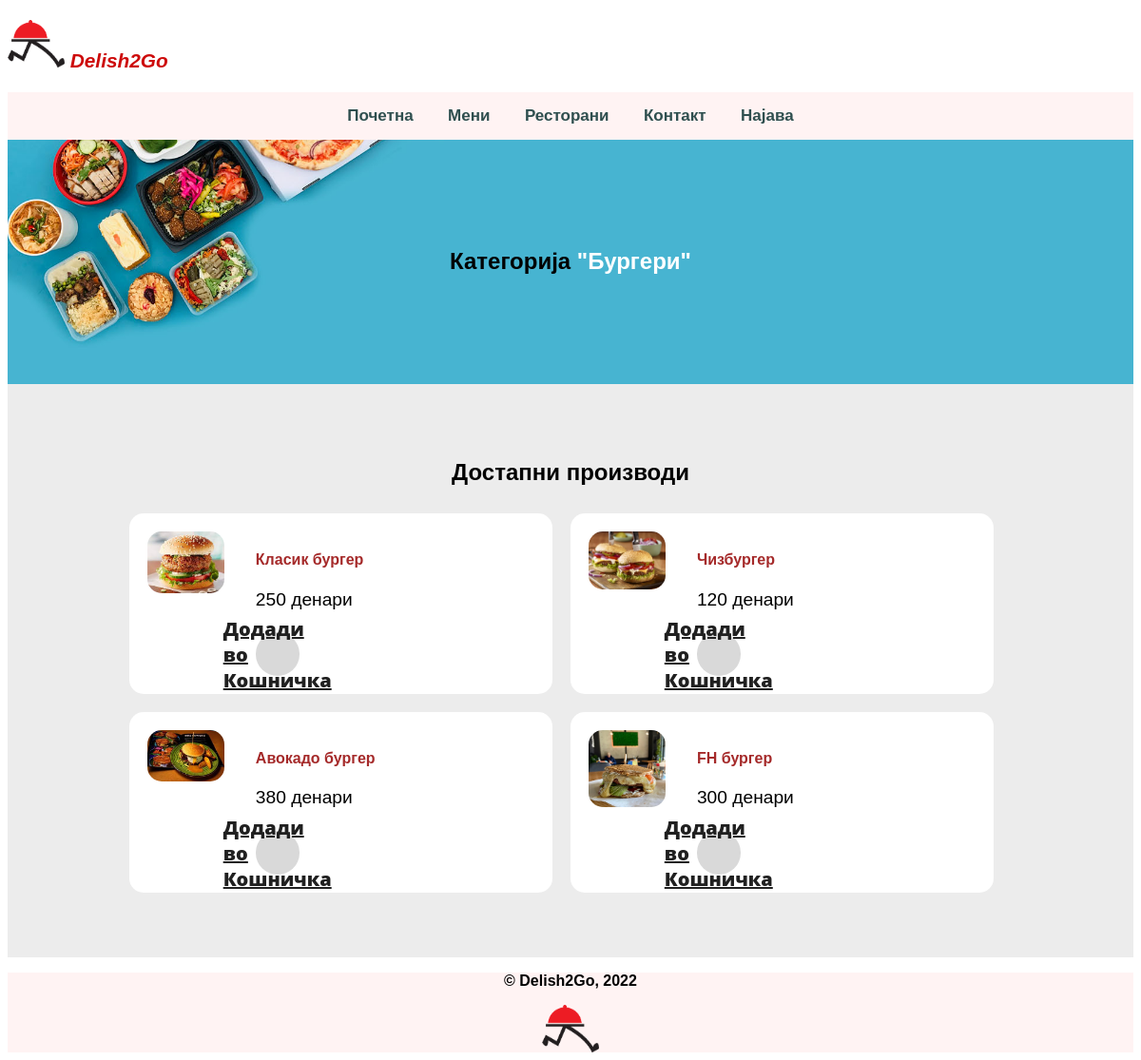
Page /delish2go/Menu/index.php?categoryID=13 on the committed database.
### tables this page shows
CREATE TABLE `kategorija` (
  `id` int(10) UNSIGNED NOT NULL,
  `ime` varchar(100) NOT NULL,
  `slika` varchar(255) NOT NULL,
  `active` varchar(10) NOT NULL
);

CREATE TABLE `proizvod` (
  `ProizvodID` int(10) UNSIGNED NOT NULL,
  `Ime` varchar(100) NOT NULL,
  `Cena` int(11) NOT NULL,
  `slika` varchar(255) NOT NULL,
  `active` varchar(10) NOT NULL,
  `featured` varchar(10) NOT NULL,
  `KategorijaID` int(10) UNSIGNED NOT NULL,
  `RestoranID` int(10) UNSIGNED NOT NULL
);

### delish2go/model/category_db.php (called while the page is built, shortened)
<?php
class CategoryDB {
    public static function getCategory($category_id)
    {
      global $conn;
    $query = "SELECT * FROM kategorija
              WHERE id = $category_id";
    $result=mysqli_query($conn,$query);
    $row = $result->fetch_assoc();
    $kategorija = new Category($row['id'],
                              $row['ime'],
                              $row['slika'],
                              $row['active']);
    return $kategorija;
    }
}

### delish2go/model/category.php (called while the page is built, shortened)
<?php
class Category {
    private $ime;
    public function __construct($id, $name, $pic, $act) {
        $this->ime = $name;
    }
    public function getIme() {
        return $this->ime;
    }
}
?>

### delish2go/model/product_db.php (called while the page is built, shortened)
<?php
class ProductDB {
    public static function getProductsbyCategory($category_id)
    {
        global $conn;
        $query="SELECT * FROM proizvod
                WHERE KategorijaID=$category_id
                ORDER BY ProizvodID";
        $result=mysqli_query($conn,$query);
        $proizvodi = array();
        $count = mysqli_num_rows($result);
        if($count > 0)
        {
        while($row = mysqli_fetch_assoc($result)) {
        $proizvod = new Product($row['ProizvodID'],
                                 $row['Ime'],
                                 $row['Cena'],
                                 $row['slika'],
                                 $row['active'],
                                 $row['featured'],
                                 $row['KategorijaID'],
                                 $row['RestoranID']);
        $proizvodi[]=$proizvod;
       }
       return $proizvodi;
        }
        else
        {
            $proizvodi="";
            return $proizvodi;
        }
    }
}

### delish2go/model/product.php (called while the page is built, shortened)
<?php
class Product {
    private $ime;
    private $cena;
    private $slika;
    public function __construct($id, $name, $cena, $pic, $act, $feat, $kID, $rID) {
        $this->ime = $name;
        $this->cena = $cena;
        $this->slika = $pic;
    }
    public function getIme() {
        return $this->ime;
    }
    public function getCena() {
        return $this->cena;
    }
    public function getSlika() {
        return $this->slika;
    }
}
?>

### delish2go/Menu/view/meni-hrana.php (the view, shortened to what this page needs)
<?php if(!isset($_SESSION['korisnik'])) {include('../view/header.php'); } else {include('../user/view/header.php'); }?>
<section class="food-search text-center">
        <div class="container">
            <h2>Категорија <a href="#" class="text-white">"<?php echo $kategorija->getIme(); ?>"</a></h2>
        </div>
</section>
<section class="food-menu">
    <div class="container">
        <h2 class="text-center">Достапни производи</h2>
        <?php
        $categoryName=$kategorija->getIme();
        if($proizvodi!="")
        { foreach($proizvodi as $proizvod) :   ?>
                    <div class="food-menu-box">
                        <div class="food-menu-img">
                            <?php
                                 $slika=$proizvod->getSlika();
                                if($slika=="") {
                                    echo "<div class='error'>Нема достапна слика за овој производ.</div>";
                                } else {
                                    ?>
                                        <img src="<?php echo MAINURL;?>images/food/<?php echo $slika;?>" class="img-responsive img-curve">
                                    <?php
                                }
                            ?>
                        </div>
                        <div class="food-menu-desc">
                            <h4><?php echo $proizvod->getIme(); ?></h4>
                            <p class="food-price"><?php echo $proizvod->getCena(); ?> денари</p>
                            <br>
                            <?php if(!isset($_SESSION['korisnik'])) { ?>
                            <a href="<?php echo MAINURL; ?>user" class="btn btn-primary">Додади во Кошничка</a>
                            <?php } else { ?>
                             <a href="<?php echo MAINURL; ?>Menu?id=<?php echo $korisnik->getKorisnikID(); ?>&action=add&pid=<?php echo $proizvod->getID(); ?>&action=add&cid=<?php echo $kategorija->getID(); ?>" class="btn btn-primary">Додади во Кошничка</a>
                            <?php } ?>
                        </div>
                    </div>
                    <?php endforeach; ?>
                    <?php
                }
             else {
                echo "<div class='error'>Нема достапни производи од $categoryName kategorijata.</div>";
            }
        ?>
    </div>
</section>
<?php include('../view/footer.php') ?>

### delish2go/styles/stilovi.css (style rules this page uses)
body { font-family: Arial, Helvetica, sans-serif; font-size: 1em; }
h4 { color:brown }
.text-center { text-align: center; }
.food-search { background-image: url(../images/bg.jpg); background-size: cover; background-repeat: no-repeat; background-position: center; padding: 7% 0; }
.container { width: 80%; margin: 0 auto; padding: 1%; }
.text-white { color: white; text-decoration: none; }
.food-menu { background-color: #ececec; padding: 4% 0; }
.food-menu-box { width: 43%; margin: 1%; padding: 2%; float: left; background-color: white; border-radius: 15px; }
.food-menu-img { width: 20%; float: left; }
.food-menu-desc { width: 70%; float: left; margin-left: 8%; }
.food-price { font-size: 1.2rem; margin: 2% 0; }
.btn { padding: 1%; border: none; font-size: 0.1em; border-radius: 5px; }
.btn-primary { background-color: #ff6b81; color: white; cursor: pointer; }
.img-responsive { width: 100%; }
.img-curve { border-radius: 15px; }
.btn { width: 40px; height: 40px; border-radius: 50%; background-color: #d9d9d9; display: flex; justify-content: center; align-items: center; font-size: 20px; font-family: 'Open Sans'; font-weight: 900; color: #202020; cursor: pointer; }

### rows in the picture
kategorija: ime "Бургери"
proizvod: slika (picture), Ime "Класик бургер", Cena "250"
proizvod: slika (picture), Ime "Чизбургер", Cena "120"
proizvod: slika (picture), Ime "Авокадо бургер", Cena "380"
proizvod: slika (picture), Ime "FH бургер", Cena "300"
